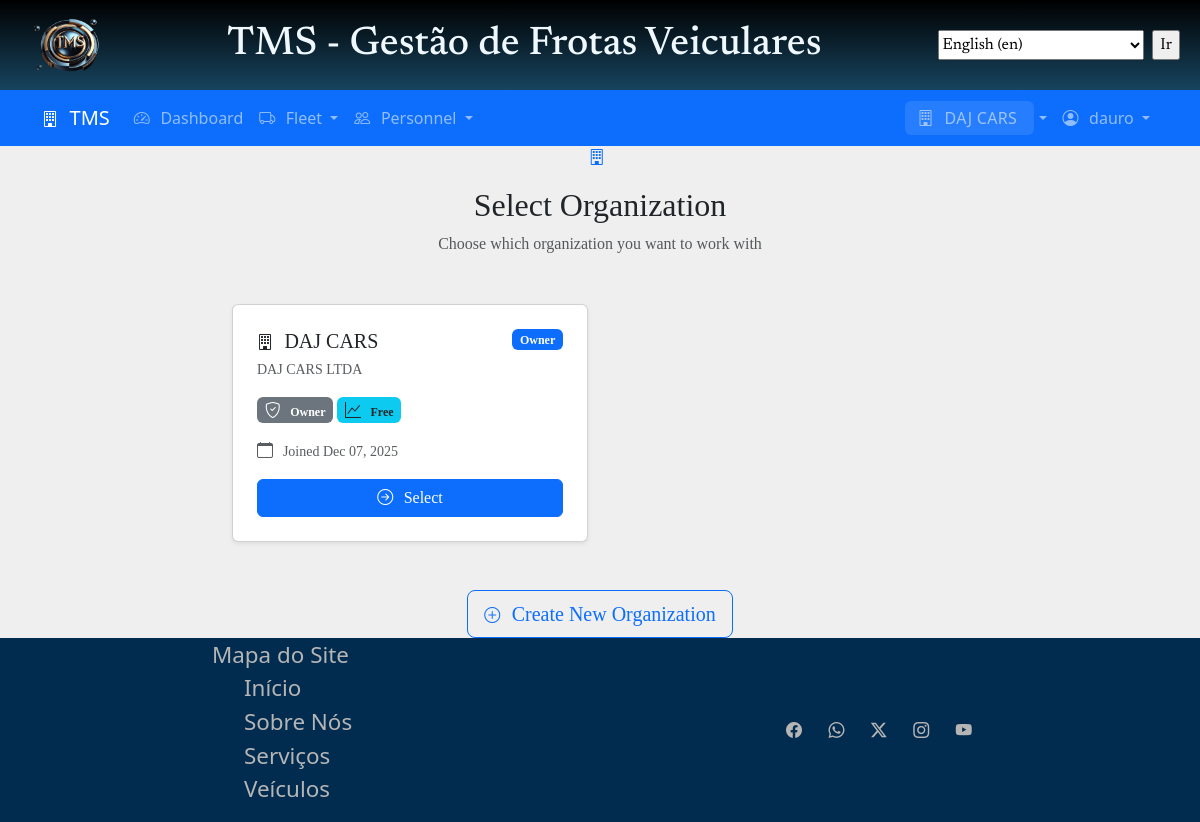
Page /tenants/ (signed in) on the committed database.
### tenants/models.py (models this page shows, shortened)
class Tenant(models.Model):
    PLAN_CHOICES = [
        ("free", _("Free")),
        ("basic", _("Basic")),
        ("premium", _("Premium")),
        ("entreprise", _("Enterprise")),
    ]
    id = models.UUIDField(primary_key=True, default=uuid.uuid4, editable=False)
    slug = models.SlugField(
        max_length=50,
        unique=True,
        help_text=_("Unique identifier for the tenant, used ni URLs and subdomains"),
    )
    name = models.CharField(max_length=200, help_text=_("Display name"))
    legal_name = models.CharField(max_length=200, help_text=_("Legal company name"))
    document = models.CharField(
        max_length=30,
        unique=True,
        help_text=_("Unique identifier like SSN or Tax ID, CPF or CNPJ"),
    )
    email = models.EmailField(unique=True)
    phone = models.CharField(max_length=30)
    address = models.CharField(max_length=250, null=True, blank=True)
    is_active = models.BooleanField(default=True)
    plan = models.CharField(max_length=20, choices=PLAN_CHOICES, default="free")
    created_at = models.DateTimeField(auto_now_add=True)
    updated_at = models.DateTimeField(auto_now=True)
    settings = models.JSONField(default=dict, blank=True, null=True)
    subscription_expires_at = models.DateTimeField(blank=True, null=True)
    objects = TenantManager()
    class Meta:
        db_table = "tenants"
        indexes = [
            models.Index(fields=["slug"]),
            models.Index(fields=["is_active", "plan"]),
        ]

class TenantUser(models.Model):
    ROLE_CHOICES = [
        ("owner", _("Owner")),
        ("admin", _("Administrator")),
        ("manager", _("Manager")),
        ("user", _("User")),
        ("viewer", _("Viewer")),
    ]
    id = models.UUIDField(primary_key=True, default=uuid.uuid4, editable=False)
    user = models.ForeignKey(
        settings.AUTH_USER_MODEL,
        on_delete=models.CASCADE,
        related_name="tenant_memberships",
    )
    tenant = models.ForeignKey(Tenant, on_delete=models.CASCADE, related_name="members")
    role = models.CharField(max_length=30, choices=ROLE_CHOICES, default="user")
    is_owner = models.BooleanField(default=False)
    permissions = models.JSONField(default=list, blank=True)
    joined_at = models.DateTimeField(auto_now_add=True)
    invited_by = models.ForeignKey(
        settings.AUTH_USER_MODEL,
        on_delete=models.CASCADE,
        blank=True,
        null=True,
        related_name="invitations_sent",
    )
    is_active = models.BooleanField(default=True)
    last_access = models.DateTimeField(blank=True, null=True)
    class Meta:
        db_table = "tenant_users"
        unique_together = ["user", "tenant"]
        indexes = [
            models.Index(fields=["tenant", "is_active"]),
            models.Index(fields=["user", "is_active"]),
        ]

### accounts/models.py (models this page shows, shortened)
class CustomUser(AbstractUser):
    id = models.UUIDField(primary_key=True, default=uuid.uuid4, editable=False)
    current_tenant = models.ForeignKey(
        'tenants.Tenant',
        on_delete=models.SET_NULL,
        null=True,
        blank=True,
        related_name='current_users',
        help_text=_('Currently active tenant for this user')
    )
    phone = models.CharField(max_length=20, blank=True, null=True)
    document_number = models.CharField(
        max_length=30,
        blank=True,
        null=True,
        help_text=_('Unique identifier like SSN or Tax ID, CPF or CNPJ')
    )
    document_type = models.CharField(
        max_length=6,
        blank=True,
        null=True,
        choices=[
            ('SSN', 'SSN'),
            ('TAXID', 'Tax ID'),
            ('CPF', 'CPF'),
            ('CNPJ', 'CNPJ')
        ],
        default='CPF'
    )
    last_login_tenant = models.ForeignKey(
        'tenants.Tenant',
        on_delete=models.SET_NULL,
        blank=True,
        null=True,
        related_name='last_login_users',
    )
    created_at = models.DateTimeField(auto_now_add=True)
    updated_at = models.DateTimeField(auto_now=True)
    class Meta:
        db_table = 'users'
        indexes = [
            models.Index(fields=['email']),
            models.Index(fields=['document_number'])
        ]
    def get_tenants(self):
        return Tenant.objects.filter(
            members__user=self,
            members__is_active=True,
            is_active=True
        ).distinct()

### tenants/views.py (the view, shortened to what this page needs)
# urls.py: path("", views.TenantSelectView.as_view(), name="select"),
class TenantSelectView(LoginRequiredMixin, ListView):
    template_name = 'tenants/select.html'
    context_object_name = 'memberships'
    def get_queryset(self):
        return self.request.user.tenant_memberships.filter(
            is_active=True
        ).select_related('tenant')

### tenants/context_processors.py (called while the page is built)
def tenant_context(request):
    context = {
        "current_tenant": None,
        "user_tenants": [],
        "is_tenant_owner": False,
        "tenant_role": None,
    }
    if hasattr(request, "tenant") and request.tenant:
        context["current_tenant"] = request.tenant
        if request.user.is_authenticated:
            context["user_tenants"] = request.user.get_tenants()
            try:
                membership = TenantUser.objects.get(
                    user=request.user, tenant=request.tenant, is_active=True
                )
                context["is_tenant_owner"] = membership.is_owner
                context["tenant_role"] = membership.role
            except TenantUser.DoesNotExist:
                pass
    return context

### templates/tenants/select.html (shortened to what this page needs)
{% extends 'base.html' %}
{% load static i18n l10n %}
{% block content %}
<div class="container">
  <div class="row justify-content-center">
    <div class="col-lg-8">
      <div class="text-center mb-5">
        <i class="bi bi-building display-3 text-primary"></i>
        <h2 class="mt-3">{% translate 'Select Organization' %}</h2>
        <p class="text-muted">{% translate 'Choose which organization you want to work with' %}</p>
      </div>
      {% if memberships %}
      <div class="row g-4">
        {% for membership in memberships %}
        <div class="col-md-6">
          <div class="card h-100 shadow-sm card-hover">
            <div class="card-body p-4">
              <div class="d-flex justify-content-between align-items-start mb-3">
                <div>
                  <h5 class="card-title mb-1">
                    <i class="bi bi-building"></i>
                    {{ membership.tenant.name }}
                  </h5>
                  <small class="text-muted">
                    {{ membership.tenant.legal_name }}
                  </small>
                </div>
                {% if membership.is_owner %}
                <span class="badge bg-primary">{% translate 'Owner' %}</span>
                {% endif %}
              </div>
              <div class="mb-3">
                <span class="badge bg-secondary">
                  <i class="bi bi-shield-check"></i>
                  {{ membership.get_role_display }}
                </span>
                <span class="badge bg-info text-dark">
                  <i class="bi bi-graph-up"></i>
                  {{ membership.tenant.get_plan_display }}
                </span>
              </div>
              <div class="text-muted small mb-3">
                <i class="bi bi-calendar"></i>
                Joined {{ membership.joined_at|date:"M d, Y" }}
              </div>
              <form method="post" class="d-grid">
                <button type="submit" class="btn btn-primary">
                  <i class="bi bi-arrow-right-circle"></i> {% translate 'Select' %}
                </button>
              </form>
            </div>
          </div>
        </div>
        {% endfor %}
      </div>
      <div class="text-center mt-5">
        <a href="{% url 'tenants:create' %}" class="btn btn-outline-primary btn-lg">
          <i class="bi bi-plus-circle"></i> {% translate 'Create New Organization' %}
        </a>
      </div>
      {% endif %}
    </div>
  </div>
</div>
{% endblock %}

### templates/components/_navbar.html (shortened to what this page needs)
{% load static i18n l10n %}
<link rel="stylesheet" href="{% static 'css/navbar.css' %}">
<nav class="navbar navbar-expand-lg navbar-dark bg-primary">
  <div class="container">
    <a class="navbar-brand" href="{% url 'home' %}">
      <i class="bi bi-building"></i> TMS
    </a>
    <div class="collapse navbar-collapse" id="navbarNav">
      <ul class="navbar-nav me-auto">
        {% if user.is_authenticated %}
        <li class="nav-item">
          <a class="nav-link" href="{% url 'dashboard' %}">
            <i class="bi bi-speedometer2"></i> Dashboard
          </a>
        </li>
        {% if current_tenant %}
        <li class="nav-item dropdown">
          <a class="nav-link dropdown-toggle" href="#" role="button" data-bs-toggle="dropdown">
            <i class="bi bi-truck"></i> Fleet
          </a>
        </li>
        <li class="nav-item dropdown">
          <a class="nav-link dropdown-toggle" href="#" role="button" data-bs-toggle="dropdown">
            <i class="bi bi-people"></i> Personnel
          </a>
        </li>
        {% endif %}
        {% endif %}
      </ul>
      <ul class="navbar-nav">
        {% if user.is_authenticated %}
        {% if current_tenant %}
        <li class="nav-item dropdown">
          <a class="nav-link dropdown-toggle" href="#" role="button" data-bs-toggle="dropdown">
            <span class="tenant-badge">
              <i class="bi bi-building"></i> {{ current_tenant.name }}
            </span>
          </a>
        </li>
        {% else %}
        <li class="nav-item">
          <a class="nav-link" href="{% url 'tenants:select' %}">
            <i class="bi bi-building"></i> Select Tenant
          </a>
        </li>
        {% endif %}
        <li class="nav-item dropdown">
          <a class="nav-link dropdown-toggle" href="#" role="button" data-bs-toggle="dropdown">
            <i class="bi bi-person-circle"></i> {{ user.get_full_name|default:user.username }}
          </a>
        </li>
        {% endif %}
      </ul>
    </div>
  </div>
</nav>

### static/css/base.css (style rules this page uses)
html { box-sizing: border-box; padding: 0; margin: 0; }
body { display: flex; flex-direction: column; min-height: 100vh; }

### static/css/navbar.css (style rules this page uses)
.tenant-badge { background: rgba(255, 255, 255, 0.1); padding: 0.4rem 0.8rem; border-radius: 6px; font-weight: 500; letter-spacing: 0.02em; }
.bi { margin-right: 0.4rem; font-size: 1rem; }

### rows in the picture
Tenant: name "DAJ CARS"
CustomUser: get_full_name "dauro"
TenantUser: tenant.name "DAJ CARS", tenant.legal_name "DAJ CARS LTDA", role "Owner", tenant.plan "Free", joined_at "Dec 07, 2025"

### other values in the picture
form field language "English (en)"
